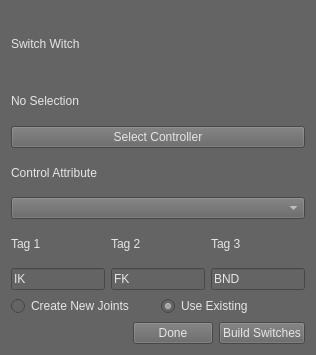
<?xml version="1.0" encoding="UTF-8"?>
<ui version="4.0">
 <class>switchwitch</class>
 <widget class="QWidget" name="switchwitch">
  <property name="geometry">
   <rect>
    <x>0</x>
    <y>0</y>
    <width>316</width>
    <height>355</height>
   </rect>
  </property>
  <property name="windowTitle">
   <string>Switch Witch</string>
  </property>
  <property name="styleSheet">
   <string notr="true">background-color: rgb(100, 100, 100);
color: rgb(230, 230, 230);</string>
  </property>
  <layout class="QVBoxLayout" name="verticalLayout_6">
   <item>
    <widget class="QLabel" name="title_card">
     <property name="styleSheet">
      <string notr="true">font: 75 18pt &quot;MS Shell Dlg 2&quot;;</string>
     </property>
     <property name="text">
      <string>Switch Witch</string>
     </property>
    </widget>
   </item>
   <item>
    <layout class="QVBoxLayout" name="verticalLayout_5">
     <item>
      <widget class="QLabel" name="driver_object_name">
       <property name="toolTip">
        <string>Select the object that has the FK-IK Switch Slider</string>
       </property>
       <property name="text">
        <string>No Selection</string>
       </property>
      </widget>
     </item>
     <item>
      <widget class="QPushButton" name="select_controller">
       <property name="toolTip">
        <string>Select the object that has the FK-IK Switch Slider</string>
       </property>
       <property name="text">
        <string>Select Controller</string>
       </property>
      </widget>
     </item>
    </layout>
   </item>
   <item>
    <layout class="QVBoxLayout" name="verticalLayout_4">
     <item>
      <widget class="QLabel" name="switch_attr_labels">
       <property name="toolTip">
        <string>Select the Slider Attribute that will control the FK-IK Switch</string>
       </property>
       <property name="text">
        <string>Control Attribute</string>
       </property>
      </widget>
     </item>
     <item>
      <widget class="QComboBox" name="switch_attributes">
       <property name="toolTip">
        <string>Select the Slider Attribute that will control the FK-IK Switch</string>
       </property>
      </widget>
     </item>
    </layout>
   </item>
   <item>
    <layout class="QHBoxLayout" name="horizontalLayout">
     <item>
      <layout class="QVBoxLayout" name="verticalLayout_3">
       <item>
        <widget class="QLabel" name="tag_1_label">
         <property name="text">
          <string>Tag 1</string>
         </property>
        </widget>
       </item>
       <item>
        <widget class="QLineEdit" name="tag_1">
         <property name="toolTip">
          <string>Set Tag value. Ex: arm_joint_[tag]</string>
         </property>
         <property name="text">
          <string>IK</string>
         </property>
        </widget>
       </item>
      </layout>
     </item>
     <item>
      <layout class="QVBoxLayout" name="verticalLayout_2">
       <item>
        <widget class="QLabel" name="tag_2_label">
         <property name="text">
          <string>Tag 2</string>
         </property>
        </widget>
       </item>
       <item>
        <widget class="QLineEdit" name="tag_2">
         <property name="toolTip">
          <string>Set Tag value. Ex: arm_joint_[tag]</string>
         </property>
         <property name="text">
          <string>FK</string>
         </property>
        </widget>
       </item>
      </layout>
     </item>
     <item>
      <layout class="QVBoxLayout" name="verticalLayout">
       <item>
        <widget class="QLabel" name="tag_3_label">
         <property name="text">
          <string>Tag 3</string>
         </property>
        </widget>
       </item>
       <item>
        <widget class="QLineEdit" name="tag_3">
         <property name="toolTip">
          <string>Set Tag value. Ex: arm_joint_[tag]</string>
         </property>
         <property name="text">
          <string>BND</string>
         </property>
        </widget>
       </item>
      </layout>
     </item>
    </layout>
   </item>
   <item>
    <layout class="QHBoxLayout" name="horizontalLayout_2">
     <item>
      <widget class="QRadioButton" name="create_new">
       <property name="toolTip">
        <string>Create a new matching joint chain</string>
       </property>
       <property name="text">
        <string>Create New Joints</string>
       </property>
      </widget>
     </item>
     <item>
      <widget class="QRadioButton" name="use_existing">
       <property name="toolTip">
        <string>Use existing joints</string>
       </property>
       <property name="text">
        <string>Use Existing</string>
       </property>
       <property name="checked">
        <bool>true</bool>
       </property>
      </widget>
     </item>
    </layout>
   </item>
   <item>
    <layout class="QHBoxLayout" name="horizontalLayout_3">
     <item>
      <spacer name="horizontalSpacer">
       <property name="orientation">
        <enum>Qt::Horizontal</enum>
       </property>
       <property name="sizeHint" stdset="0">
        <size>
         <width>40</width>
         <height>20</height>
        </size>
       </property>
      </spacer>
     </item>
     <item>
      <widget class="QPushButton" name="done">
       <property name="text">
        <string>Done</string>
       </property>
      </widget>
     </item>
     <item>
      <widget class="QPushButton" name="build">
       <property name="text">
        <string>Build Switches</string>
       </property>
      </widget>
     </item>
    </layout>
   </item>
  </layout>
 </widget>
 <resources/>
 <connections/>
</ui>
